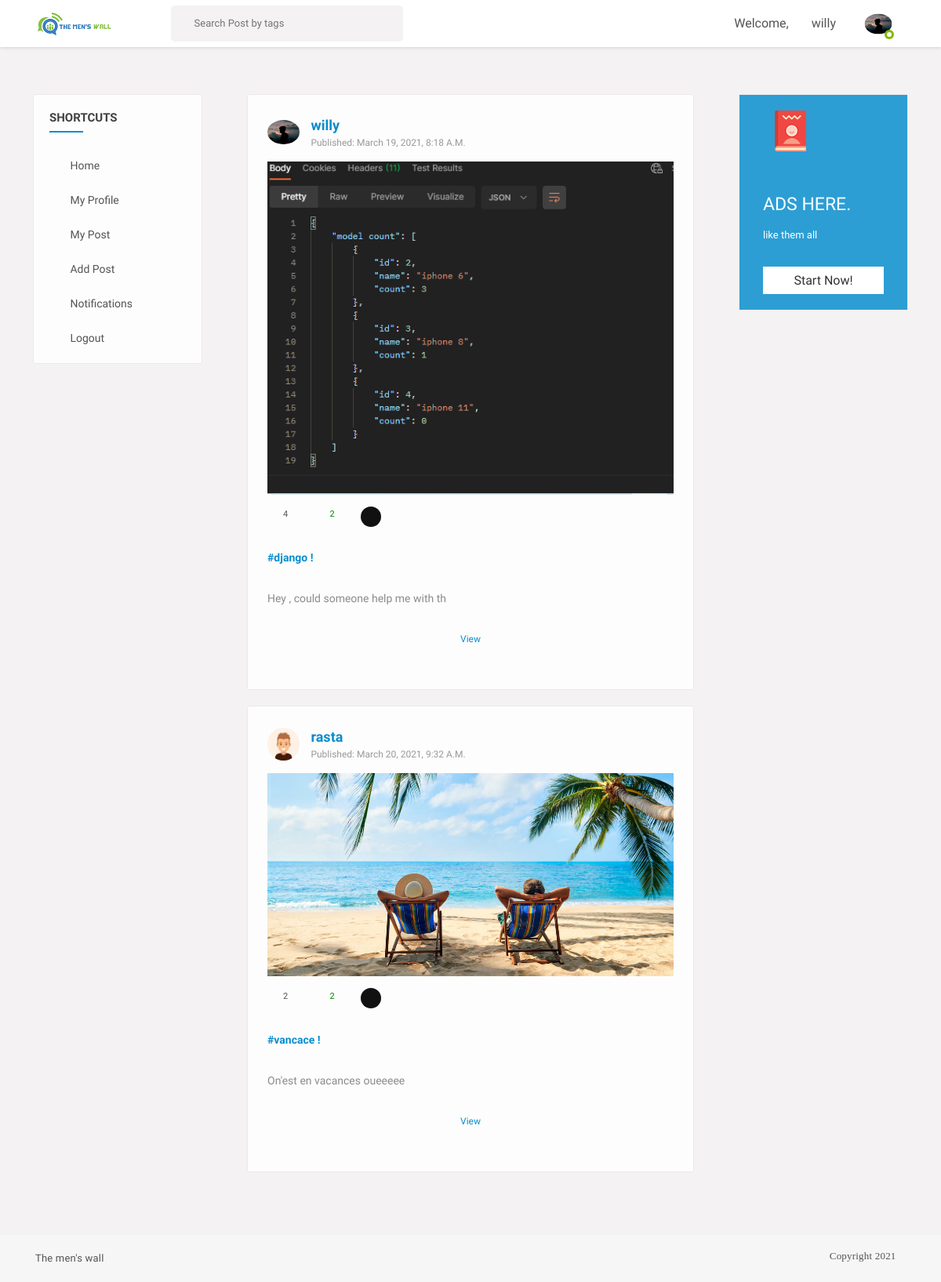
The app's page / (signed in) with its own data.
### users/models.py (models this page shows, shortened)
class Profile(models.Model):
	user = models.OneToOneField(User, on_delete=models.CASCADE)
	image = models.ImageField(default='default.png', upload_to='profile_pics')
	slug = AutoSlugField(populate_from='user')
	bio = models.CharField(max_length=255, blank=True)
	friends = models.ManyToManyField("Profile", blank=True)

### feed/models.py (models this page shows, shortened)
class Post(models.Model):
	description = models.CharField(max_length=255, blank=True)
	pic = models.ImageField(upload_to='path/to/img')
	date_posted = models.DateTimeField(default=timezone.now)
	user_name = models.ForeignKey(User, on_delete=models.CASCADE)
	tags = models.CharField(max_length=100, blank=True)

### feed/views.py (the view)
# urls.py: path('', PostListView.as_view(), name='home'),
class PostListView(LoginRequiredMixin,ListView):
	model = Post
	template_name = 'feed/home.html'
	context_object_name = 'posts'
	ordering = ['-date_posted']
	paginate_by = 10
	def get_context_data(self, **kwargs):
		context = super(PostListView, self).get_context_data(**kwargs)
		if self.request.user.is_authenticated:
			p = Profile.objects.filter(user = self.request.user).first()
			u = p.user
			liked = [i for i in Post.objects.all() if Like.objects.filter(user = self.request.user, post=i)]
			context = {
				'u':u,
				'posts':liked
			}
		return context

### feed/templates/feed/home.html (shortened to what this page needs)
{% extends "basefeed.html" %}
{% load static %}
{% block content %}
<section>
  <div class="gap gray-bg">
    <div class="container-fluid">
      <div class="row">
        <div class="col-lg-12">
          <div class="row" id="page-contents">
            <div class="col-lg-3">
              <aside class="sidebar static">
                <div class="widget stick-widget">
                  <h4 class="widget-title">Shortcuts</h4>
                  <ul class="naves">
                    <li>
                      <i class="ti-home"></i>
                      <a href="{% url 'home' %}" title="">Home</a>
                    </li>
                    <li>
                      <i class="ti-user"></i>
                      <a href="{% url 'edit_profile' %}" title="">My profile</a>
                    </li>
                    <li>
                      <i class="ti-files"></i>
                      <a href="{% url 'user-posts' request.user.username %}" title="">My post</a>
                    </li>
                    <li>
                      <i class="ti-plus"></i>
                      <a href="{% url 'post-create' %}" title="">Add post</a>
                    </li>
                    <li>
                      <i class="ti-bell"></i>
                      <a href="#" title="">Notifications</a>
                    </li>
                    <li>
                      <i class="ti-power-off"></i>
                      <a href="{% url 'logout' %}" title="">Logout</a>
                    </li>
                  </ul>
                </div>
              </aside>
            </div>
            <div class="col-lg-6">
              <div class="loadMore">
                {% for post in posts %}
                <div class="central-meta item">
                <div class="user-post">
                  <div class="friend-info">
                    <figure>
                      <img src="{{ post.user_name.profile.image.url }}" alt="">
                    </figure>
                    <div class="friend-name">
                      <ins><a href="#" title="">{{ post.user_name }}</a></ins>
                      <span>published: {{ post.date_posted }}</span>
                    </div>
                    <div class="post-meta">
                      <img src="{{ post.pic.url }}" alt="">
                      <div class="we-video-info">
                        <ul>
                          <li>
                            <span class="comment" data-toggle="tooltip" title="Comments">
                              <i class="fa fa-comments-o"></i>
                              <ins>{{ post.details.count }}</ins>
                            </span>
                          </li>
                          <li>
                              {% if post in liked_post %}
                              <span class="dislike" data-toggle="tooltip" title="dislike">
                                  <i class="ti-heart-broken"></i>
                                  <ins>{{post.likes.count}}</ins>
                              </span>
                              {% else %}
                              <span class="like" data-toggle="tooltip" title="like">
                                  <i class="ti-heart"></i>
                                  <ins>{{post.likes.count}}</ins>
                              </span>
                              {% endif %}
                          </li>
                             <li class="social-media">
                            <div class="menu">
                              <div class="btn trigger"><i class="fa fa-share-alt"></i></div>
                              <div class="rotater">
                              </div>
                              <div class="rotater">
                              </div>
                              <div class="rotater">
                              </div>
                              <div class="rotater">
                              </div>
                              <div class="rotater">
                              </div>
                              <div class="rotater">
                              </div>
                              <div class="rotater">
                              </div>
                              <div class="rotater">
                              </div>
                            </div>
                          </li>
                        </ul>
                      </div>
                      <div class="description">
                        <p>
                          {% if post.tags %}
                          <a href="#" title="">{{ post.tags }} !</a></br>
                            <br />
                            {% endif %}
                         {{ post.description }}</p>
                      </div>
                    </div>
                  </div>
                  <div class="coment-area">
                    <ul class="we-comet">
                      <li>
                        <a href="{% url 'post-detail' post.id %}" title="" class="showmore underline">View</a>
                      </li>
                    </ul>
                  </div>
                </div>
              </div>
              {% endfor %}
              </div>
            </div>
            <div class="col-lg-3">
              <aside class="sidebar static">
                <div class="widget friend-list stick-widget">
                  <div class="banner medium-opacity bluesh">
                    <div class="bg-image" style="background-image: url(images/resources/baner-widgetbg.jpg)"></div>
                    <div class="baner-top">
                      <span><img alt="" src="images/book-icon.png"></span>
                      <i class="fa fa-ellipsis-h"></i>
                    </div>
                    <div class="banermeta">
                      <p>
                        Ads Here.
                      </p>
                      <span>like them all</span>
                      <a data-ripple="" title="" href="#">start now!</a>
                    </div>
                  </div>
                </div>
              </aside>
            </div>
          </div>
        </div>
      </div>
    </div>
  </div>
</section>
{% endblock content %}

### feed/templates/basefeed.html (shortened to what this page needs)
{% load static %}
<!DOCTYPE html>
<html lang="en">
<head>
    <link rel="stylesheet" href="{% static 'css/main.min.css' %}">
    <link rel="stylesheet" href="{% static 'css/style.css' %}">
    <link rel="stylesheet" href="{% static 'css/color.css' %}">
    <link rel="stylesheet" href="{% static 'css/responsive.css' %}">
</head>
<body>
    <div class="theme-layout">
        <div class="topbar stick">
            <div class="logo">
                <a title="" href=""><img src="{% static 'images/logo.png' %}" alt=""></a>
            </div>
            <div class="top-area">
                <div class="top-search">
                    <form action="{% url 'search_posts' %}" method="GET" class="">
                        <input name="p" type="text" placeholder="Search Post by tags" />
                        <button data-ripple type="submit"><i class="ti-search"></i></button>
                    </form>
                </div>
                <ul class="setting-area">
                    <li><span>Welcome,</span></li>
                    <li><span>{{request.user.username}}</span></li>
                </ul>
                <div class="user-img">
                    <img src="{{ u.profile.image.url }}" alt="" style="width: 50px;";>
                    <span class="status f-online"></span>
                </div>
            </div>
        </div>
        {% block content %}
        {% endblock content %}
        <div class="bottombar">
            <div class="container">
                <div class="row">
                    <div class="col-md-12">
                        <span class="copyright"><a target="_blank" href="#">The men's wall</a></span>
                        <i i class="fa fa-copyright"><span class="copyright"><a target="_blank" href="#">Copyright 2021</a></span></i>
                    </div>
                </div>
            </div>
        </div>
    </div>
</body>
</html>

### feed/static/css/color.css (style rules this page uses)
.product-carousel .owl-nav .owl-prev::before, .product-carousel .owl-nav .owl-next::before, .product-caro .owl-prev:hover:before, .product-caro .owl-next:hover:before, .log-reg-area form .forgot-pwd, .log-reg-area form .already-have, .log-reg-area > p a, .top-area > ul > li > a > span, .timeline-info > ul li a.active, .timeline-info > ul li a:hover, .dropdowns > a.more-mesg, .activity-meta > h6 a, .activity-meta > span a:hover, .friend-name > ins, .description > p a, .we-reply, .sidebar .widget li:hover > a, .sidebar .widget li:hover > i, .friend-meta > a, .user-setting > a:hover, .we-comet li a.showmore, .twiter-feed > li p a, .tutor-links > li i, .tutor-links > li:hover, .pepl-info > span, .page-meta > a, .frnds .nav-tabs .nav-item a.active, .f-title i, #work > div a, .basics > li i, .education > li i, .groups > span i, a.forgot-pwd, .friend-meta > h4 a:hover, .x_title > h2, .post-meta .detail > span, .add-btn > a:hover, .top-area > ul.main-menu > li > ul li a:hover, .dropdowns.active > a i, .user-setting > a i, .form-group input.form-file ~ .control-label, .form-group input.has-value ~ .control-label, .form-group input:focus ~ .control-label, .form-group input:valid ~ .control-label, .form-group select ~ .control-label, .form-group textarea.form-file ~ .control-label, .form-group textarea.has-value ~ .control-label, .form-group textarea:focus ~ .control-label, .form-group textarea:valid ~ .control-label, .flaged > h3, .invition .friend-meta a.invite:hover, .more-optns > ul li:hover, .post-title > h4 a:hover, .post-title .p-date a:hover, .l-post .l-post-meta > h4 a:hover, .read:hover, blockquote, .tags > a:hover, .comment-titles > span, .help-list > ul li a:hover i, .carrer-title > h2 > span, .carrer-title > span a, .open-position > h4 a:hover, .option-set.icon-style > li > a.selected, .category-box > i, .getquot-baner > a, .branches-box > ul li i, .help-topic-result > h2 a:hover, .product-name > h5 a:hover, .full-postmeta .shopnow, .prices.style2 ins span, .single-btn > li > a.active, .total-box > ul > li.final-total, .logout-meta > p a, .forum-list table tbody tr td i, .forum-list table tbody tr td a, .widget ul.recent-topics > li > i, .date-n-reply > a, .topic-data > span, .help-list > ul li a:hover, .employer-info h2, .job-detail > ul li i, .company-intro > a { color: #088dcd; }
#nprogress .bar, .timeline-info > ul li a::before, .add-btn > a, .activitiez > li::before, form button, .colla-apps > li a:hover, a.underline:before, .setting-row input:checked + label, .user-avatar:hover .edit-phto, .error-meta > a, .color-bg, .add-butn, .nav.nav-tabs.likes-btn > li a.active, a.dislike-btn, .drop > a:hover, .btn-view.btn-load-more:hover, .accordion .card h5 button[aria-expanded="true"], .chat-head, .f-page > figure em, .inbox-panel-head > ul > li > a, .nav-tabs--left .nav-link.active, .nav-tabs--left .nav-link.active:hover, footer .widget-title h4::before, #topcontrol, .sidebar .widget-title::before, .f-title::before, .g-post-classic > figure > i::after, .purify > a, .help-list > a:hover, .open-position::before, .info > a, .category-box:hover, .category-box.selected, a.main-btn, .section-heading::before, .getquot-baner, .more-branches > h4::before, .is-helpful > a, .cart-optionz > li > a:hover, .paginationz > li a:hover, .paginationz > li a.active, .shopping-cart, a.btn2:hover, .form-submit > input[type="submit"], button.submit-checkout, .delete-cart:hover, .proceed .button, .amount-area .update-cart, a.addnewforum, .apply-bttons > a { background: #088dcd; }

### feed/static/css/responsive.css (style rules this page uses)
@media screen and (max-width: 1281px) and (min-width: 1024px) { .sidebar .widget li > a { font-size: 14px; } }

### records on screen
Post: user_name.profile.image (picture), user_name "willy", date_posted "March 19, 2021, 8:18 A.m.", pic (picture), details.count "4", likes.count "2", tags "#django", description "Hey , could someone help me with th"
Post: user_name.profile.image (placeholder picture), user_name "rasta", date_posted "March 20, 2021, 9:32 A.m.", pic (picture), details.count "2", likes.count "2", tags "#vancace", description "On'est en vacances oueeeee"

### other values on screen
{{ request.user.username }} "willy"
